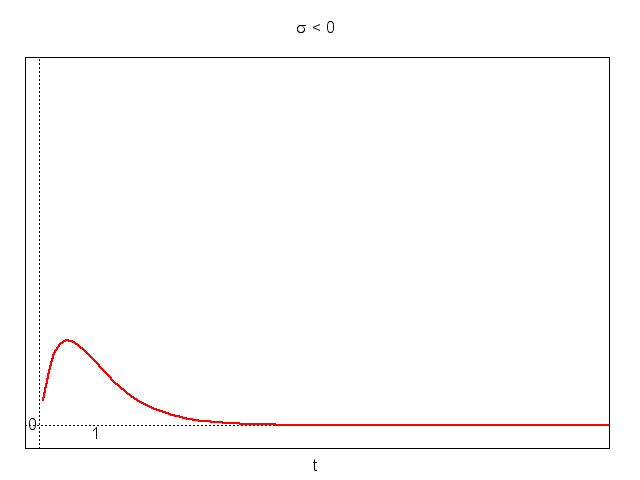

Source code (gnuplot):
set terminal png
set output 'poli_reali2_1.png'
set encoding utf8
load 'config.plt'
#
set xlabel 't'
set xzeroaxis
set yzeroaxis
unset ytics
unset xtics
#
set title "{/Symbol s} < 0"
set label "0" at 0,0 right
set label "1" at 1,-.1 center
plot [-.25:10][-.25:4] x >= 0 ? 5*x*exp(-2*x) : 1/0 notitle w l ls 1
